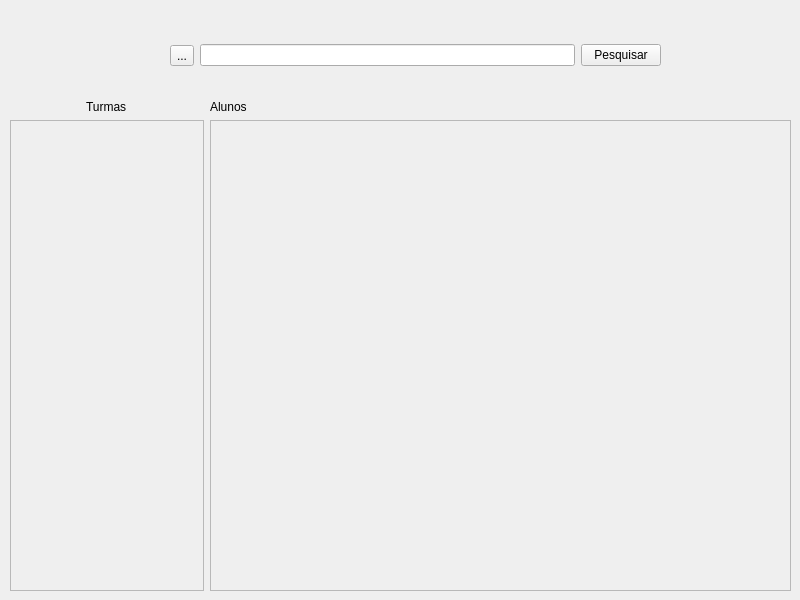
<?xml version="1.0" encoding="UTF-8"?>
<ui version="4.0">
 <class>MainWindow</class>
 <widget class="QMainWindow" name="MainWindow">
  <property name="geometry">
   <rect>
    <x>0</x>
    <y>0</y>
    <width>800</width>
    <height>600</height>
   </rect>
  </property>
  <property name="minimumSize">
   <size>
    <width>800</width>
    <height>600</height>
   </size>
  </property>
  <property name="maximumSize">
   <size>
    <width>800</width>
    <height>600</height>
   </size>
  </property>
  <property name="windowTitle">
   <string>MainWindow</string>
  </property>
  <widget class="QWidget" name="centralwidget">
   <widget class="QWidget" name="layoutWidget">
    <property name="geometry">
     <rect>
      <x>10</x>
      <y>100</y>
      <width>781</width>
      <height>491</height>
     </rect>
    </property>
    <layout class="QHBoxLayout" name="horizontalLayout_2" stretch="1,3">
     <item>
      <layout class="QVBoxLayout" name="verticalLayout" stretch="0,0">
       <item alignment="Qt::AlignHCenter">
        <widget class="QLabel" name="labelTurmas_2">
         <property name="text">
          <string>Turmas</string>
         </property>
        </widget>
       </item>
       <item>
        <widget class="QScrollArea" name="scrollAreaTurma">
         <property name="widgetResizable">
          <bool>true</bool>
         </property>
         <widget class="QWidget" name="scrollAreaWidgetContents_2">
          <property name="geometry">
           <rect>
            <x>0</x>
            <y>0</y>
            <width>189</width>
            <height>466</height>
           </rect>
          </property>
          <layout class="QVBoxLayout" name="verticalLayout_6"/>
         </widget>
        </widget>
       </item>
      </layout>
     </item>
     <item>
      <layout class="QVBoxLayout" name="verticalLayout_5" stretch="0,0">
       <item>
        <widget class="QLabel" name="labelAluno">
         <property name="text">
          <string>Alunos</string>
         </property>
        </widget>
       </item>
       <item>
        <widget class="QScrollArea" name="scrollAreaAlunos">
         <property name="widgetResizable">
          <bool>true</bool>
         </property>
         <widget class="QWidget" name="scrollAreaWidgetContentAlunos">
          <property name="geometry">
           <rect>
            <x>0</x>
            <y>0</y>
            <width>576</width>
            <height>466</height>
           </rect>
          </property>
          <layout class="QVBoxLayout" name="verticalLayout_7"/>
         </widget>
        </widget>
       </item>
      </layout>
     </item>
    </layout>
   </widget>
   <widget class="QWidget" name="layoutWidget_2">
    <property name="geometry">
     <rect>
      <x>170</x>
      <y>30</y>
      <width>491</width>
      <height>51</height>
     </rect>
    </property>
    <layout class="QHBoxLayout" name="horizontalLayout_4" stretch="0,0,0">
     <item>
      <widget class="QToolButton" name="btnOptions">
       <property name="text">
        <string>...</string>
       </property>
      </widget>
     </item>
     <item>
      <widget class="QLineEdit" name="barPesquisa"/>
     </item>
     <item>
      <widget class="QPushButton" name="btnPesquisa">
       <property name="text">
        <string>Pesquisar</string>
       </property>
      </widget>
     </item>
    </layout>
   </widget>
  </widget>
 </widget>
 <resources/>
 <connections/>
</ui>
